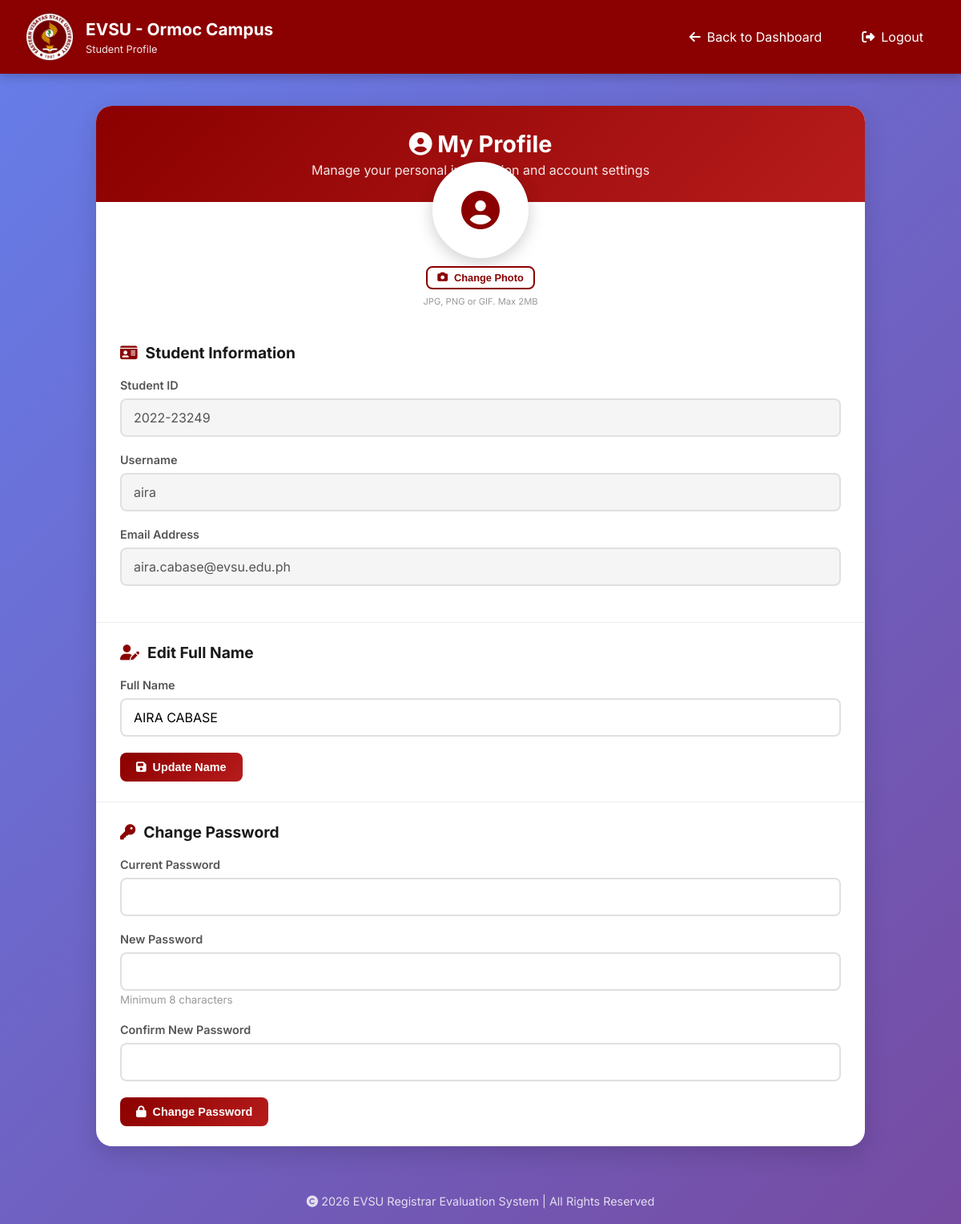
The app's page /student/profile.php (signed in) with its own data.
### tables this page shows
CREATE TABLE `users` (
  `id` int(11) NOT NULL,
  `username` varchar(50) NOT NULL,
  `password` varchar(255) NOT NULL,
  `email` varchar(100) NOT NULL,
  `role` enum('admin','staff','student') DEFAULT 'student',
  `student_id` varchar(20) DEFAULT NULL,
  `fullname` varchar(100) DEFAULT NULL,
  `profile_picture` varchar(255) DEFAULT NULL,
  `is_active` tinyint(4) DEFAULT 1,
  `created_at` timestamp NULL DEFAULT current_timestamp(),
  `last_login` timestamp NULL DEFAULT NULL,
  `email_verified` tinyint(4) DEFAULT 0,
  `verification_token` varchar(255) DEFAULT NULL,
  `verification_sent_at` timestamp NULL DEFAULT NULL,
  `verification_expires_at` timestamp NULL DEFAULT NULL,
  `updated_at` timestamp NULL DEFAULT NULL,
  `mojoauth_id` varchar(100) DEFAULT NULL,
  `enrollment_status` enum('enrolled','graduated','inactive') DEFAULT 'enrolled',
  `last_enrolled` date DEFAULT NULL
);

### student/profile.php (the view, shortened to what this page needs)
<?php
$conn = getDB();
$user_id = $_SESSION['user_id'];
$stmt = $conn->prepare("SELECT id, username, email, role, student_id, fullname, profile_picture, is_active, created_at, last_login FROM users WHERE id = ?");
$stmt->bind_param("i", $user_id);
$stmt->execute();
$user = $stmt->get_result()->fetch_assoc();
$upload_dir = '../uploads/profile_pictures/';
?>
<!DOCTYPE html>
<html lang="en">
<head>
    <link rel="stylesheet" href="https://cdnjs.cloudflare.com/ajax/libs/font-awesome/6.4.0/css/all.min.css">
</head>
<body>
    <header class="evsu-header">
        <div class="header-container">
            <div class="logo-section">
                <img src="../images/EVSU_Official_Logo.png" alt="EVSU Logo" onerror="this.src='https://via.placeholder.com/60x60?text=EVSU'">
                <div class="title-section">
                    <h1>EVSU - Ormoc Campus</h1>
                    <div class="subtitle">Student Profile</div>
                </div>
            </div>
            <div class="header-actions">
                <a href="index.php">
                    <i class="fas fa-arrow-left"></i> Back to Dashboard
                </a>
                <a href="../logout.php" onclick="return confirm('Are you sure you want to logout?');">
                    <i class="fas fa-sign-out-alt"></i> Logout
                </a>
            </div>
        </div>
    </header>
    <div class="main-container">
        <div class="profile-card">
            <div class="profile-header">
                <h2><i class="fas fa-user-circle"></i> My Profile</h2>
                <p>Manage your personal information and account settings</p>
            </div>
            <div class="profile-picture-section">
                <div class="profile-avatar">
                    <?php if (!empty($user['profile_picture']) && file_exists($upload_dir . $user['profile_picture'])): ?>
                        <img src="../uploads/profile_pictures/<?php echo $user['profile_picture']; ?>" alt="Profile Picture">
                    <?php else: ?>
                        <div class="no-image">
                            <i class="fas fa-user-circle"></i>
                        </div>
                    <?php endif; ?>
                </div>
                <div class="profile-picture-actions">
                    <form method="POST" enctype="multipart/form-data" style="display: inline;">
                        <button type="button" class="btn btn-outline btn-sm" onclick="document.getElementById('profile_picture').click();">
                            <i class="fas fa-camera"></i> Change Photo
                        </button>
                    </form>
                </div>
                <p style="font-size: 0.7rem; color: #999; margin-top: 8px;">JPG, PNG or GIF. Max 2MB</p>
            </div>
            <div class="form-section">
                <h3><i class="fas fa-id-card"></i> Student Information</h3>
                <div class="form-group">
                    <label class="form-label">Student ID</label>
                    <input type="text" class="form-control" value="<?php echo htmlspecialchars($user['student_id'] ?? 'N/A'); ?>" disabled>
                </div>
                <div class="form-group">
                    <label class="form-label">Username</label>
                    <input type="text" class="form-control" value="<?php echo htmlspecialchars($user['username']); ?>" disabled>
                </div>
                <div class="form-group">
                    <label class="form-label">Email Address</label>
                    <input type="email" class="form-control" value="<?php echo htmlspecialchars($user['email']); ?>" disabled>
                </div>
            </div>
            <div class="form-section">
                <h3><i class="fas fa-user-edit"></i> Edit Full Name</h3>
                <form method="POST">
                    <div class="form-group">
                        <label class="form-label">Full Name</label>
                        <input type="text" name="fullname" class="form-control" value="<?php echo htmlspecialchars($user['fullname'] ?? ''); ?>" required>
                    </div>
                    <button type="submit" name="update_name" class="btn btn-primary">
                        <i class="fas fa-save"></i> Update Name
                    </button>
                </form>
            </div>
            <div class="form-section">
                <h3><i class="fas fa-key"></i> Change Password</h3>
                <form method="POST">
                    <div class="form-group">
                        <label class="form-label">Current Password</label>
                        <input type="password" name="current_password" class="form-control" required>
                    </div>
                    <div class="form-group">
                        <label class="form-label">New Password</label>
                        <input type="password" name="new_password" class="form-control" required>
                        <small style="color: #999;">Minimum 8 characters</small>
                    </div>
                    <div class="form-group">
                        <label class="form-label">Confirm New Password</label>
                        <input type="password" name="confirm_password" class="form-control" required>
                    </div>
                    <button type="submit" name="update_password" class="btn btn-primary">
                        <i class="fas fa-lock"></i> Change Password
                    </button>
                </form>
            </div>
        </div>
    </div>
    <footer class="footer">
        <p><i class="fas fa-copyright"></i> <?php echo date('Y'); ?> EVSU Registrar Evaluation System | All Rights Reserved</p>
    </footer>
</body>
</html>

### student/profile.php (style rules this page uses)
* { margin: 0; padding: 0; box-sizing: border-box; }
:root { --evsu-red: #8B0000; --evsu-gold: #FFD700; --evsu-dark: #1a1a1a; --evsu-gray: #f5f5f5; --success-green: #28a745; --warning-orange: #fd7e14; --info-blue: #17a2b8; }
body { font-family: 'Inter', sans-serif; background: linear-gradient(135deg, #667eea 0%, #764ba2 100%); min-height: 100vh; }
.evsu-header { background: var(--evsu-red); color: white; padding: 1rem 2rem; box-shadow: 0 4px 12px rgba(0,0,0,0.2); position: sticky; top: 0; z-index: 1000; }
.header-container { max-width: 1400px; margin: 0 auto; display: flex; justify-content: space-between; align-items: center; flex-wrap: wrap; gap: 15px; }
.logo-section { display: flex; align-items: center; gap: 15px; }
.logo-section img { height: 60px; width: auto; }
.title-section h1 { font-size: 1.3rem; font-weight: 700; margin: 0; color: white; }
.title-section .subtitle { font-size: 0.8rem; opacity: 0.9; margin-top: 5px; }
.header-actions { display: flex; align-items: center; gap: 20px; }
.header-actions a { color: white; text-decoration: none; padding: 8px 15px; border-radius: 8px; transition: background 0.3s; display: flex; align-items: center; gap: 8px; }
.main-container { max-width: 1000px; margin: 40px auto; padding: 0 20px; }
.profile-card { background: white; border-radius: 20px; box-shadow: 0 10px 30px rgba(0,0,0,0.15); overflow: hidden; }
.profile-header { background: linear-gradient(135deg, var(--evsu-red) 0%, #b71c1c 100%); padding: 30px; text-align: center; color: white; }
.profile-header h2 { font-size: 1.8rem; margin-bottom: 5px; }
.profile-header p { opacity: 0.9; }
.profile-picture-section { text-align: center; margin-top: -50px; margin-bottom: 20px; }
.profile-avatar { width: 120px; height: 120px; background: white; border-radius: 50%; display: flex; align-items: center; justify-content: center; margin: 0 auto; box-shadow: 0 5px 20px rgba(0,0,0,0.2); overflow: hidden; border: 4px solid white; }
.profile-avatar .no-image { font-size: 3rem; color: var(--evsu-red); }
.profile-picture-actions { margin-top: 10px; display: flex; gap: 10px; justify-content: center; flex-wrap: wrap; }
.form-section { padding: 25px 30px; border-bottom: 1px solid #eee; }
.form-section:last-child { border-bottom: none; }
.form-section h3 { color: var(--evsu-dark); font-size: 1.2rem; margin-bottom: 20px; display: flex; align-items: center; gap: 10px; }
.form-section h3 i { color: var(--evsu-red); }
.form-group { margin-bottom: 20px; }
.form-label { display: block; margin-bottom: 8px; font-weight: 600; color: #555; font-size: 0.9rem; }
.form-control { width: 100%; padding: 12px 15px; border: 2px solid #e0e0e0; border-radius: 8px; font-size: 1rem; transition: all 0.3s; font-family: inherit; }
.form-control:disabled { background: #f5f5f5; cursor: not-allowed; }
.btn { padding: 10px 20px; border-radius: 8px; font-size: 0.9rem; font-weight: 600; cursor: pointer; transition: all 0.3s; border: none; display: inline-flex; align-items: center; gap: 8px; text-decoration: none; }
.btn-primary { background: linear-gradient(135deg, var(--evsu-red) 0%, #b71c1c 100%); color: white; }
.btn-outline { background: white; border: 2px solid var(--evsu-red); color: var(--evsu-red); }
.btn-sm { padding: 5px 12px; font-size: 0.8rem; }
.footer { text-align: center; padding: 20px; color: white; opacity: 0.8; font-size: 0.9rem; margin-top: 40px; }

### records on screen
users: student "2022-23249", username "aira", email "aira.cabase@evsu.edu.ph", fullname "AIRA CABASE"
